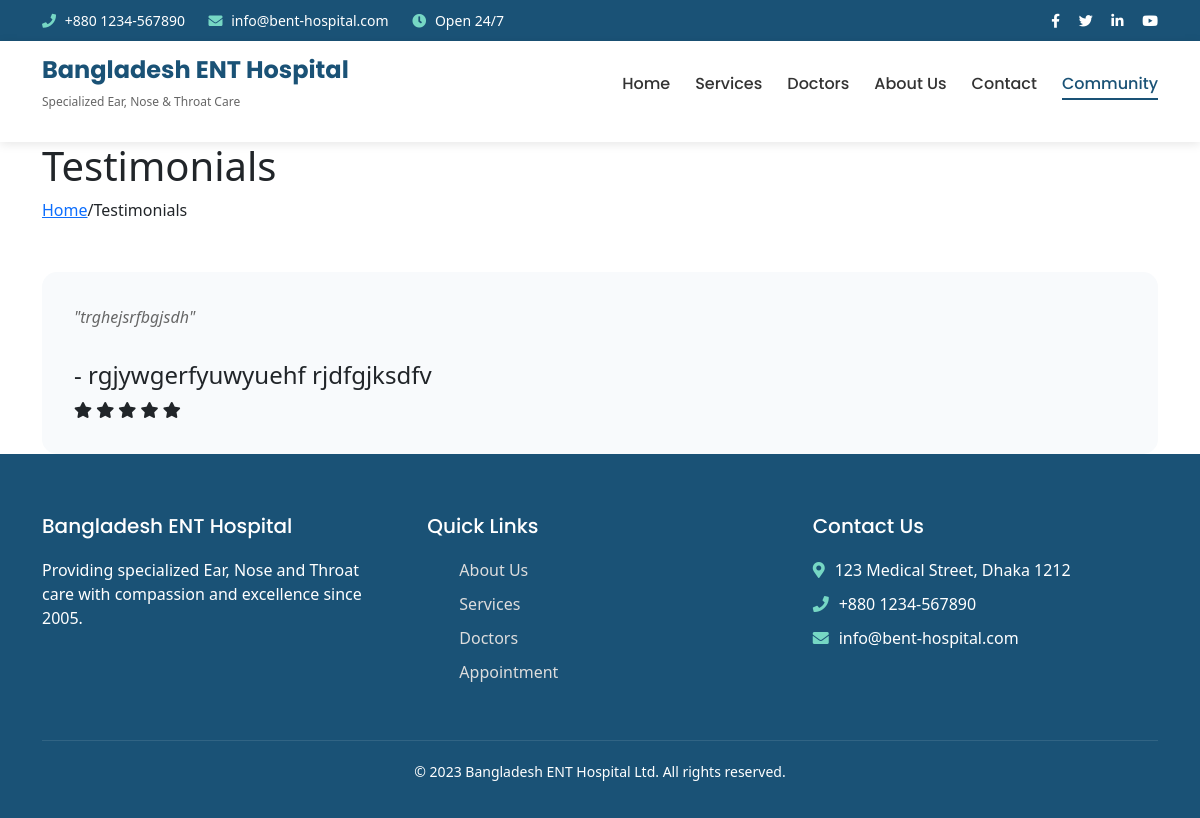
Page /testimonials/ on the committed database.
### benthapp/models.py (models this page shows, shortened)
class Testimonial(models.Model):
    author = models.CharField(max_length=100)
    quote = models.TextField()
    rating = models.PositiveIntegerField(default=5)
    created_at = models.DateTimeField(auto_now_add=True)

### benthapp/views.py (the view)
# urls.py: path("testimonials/", views.testimonials, name="testimonials"),
def testimonials(request):
    testimonials = Testimonial.objects.all()
    return render(request, "testimonials.html", {'testimonials': testimonials})

### Templates/testimonials.html
{% extends 'main.html' %}
{% load static %}
{% block content %}
    <section class="page-header">
        <div class="container">
            <h1>Testimonials</h1>
            <div class="breadcrumb">
                <a href="{% url 'index' %}">Home</a> / <span>Testimonials</span>
            </div>
        </div>
    </section>
    <section class="testimonials-section">
        <div class="container">
            <div class="testimonials-grid">
                {% for testimonial in testimonials %}
                <div class="testimonial-card">
                    <div class="testimonial-content">
                        <p>"{{ testimonial.quote }}"</p>
                    </div>
                    <div class="testimonial-author">
                        <h4>- {{ testimonial.author }}</h4>
                    </div>
                    <div class="testimonial-rating">
                        {% for i in "x"|ljust:testimonial.rating %}
                            <i class="fas fa-star"></i>
                        {% endfor %}
                    </div>
                </div>
                {% endfor %}
            </div>
        </div>
    </section>
{% endblock %}

### static/css/index.css (style rules this page uses)
* { margin: 0; padding: 0; box-sizing: border-box; }
body { font-family: 'Roboto', sans-serif; line-height: 1.6; color: #333; }
.container { max-width: 1200px; margin: 0 auto; padding: 0 20px; }

### static/css/career.css (style rules this page uses)
.testimonials-grid { display: grid; grid-template-columns: repeat(auto-fit, minmax(300px, 1fr)); gap: 30px; margin-top: 50px; }
.testimonial-card { background: #f8fafc; border-radius: 15px; padding: 30px; transition: all 0.3s; border: 2px solid transparent; }
.testimonial-content { position: relative; margin-bottom: 30px; }
.testimonial-content p { color: #666; font-style: italic; line-height: 1.7; }
.testimonial-author { display: flex; align-items: center; gap: 15px; }

### rows in the picture
Testimonial: quote "trghejsrfbgjsdh", author "rgjywgerfyuwyuehf rjdfgjksdfv", rating 5 (drawn)
